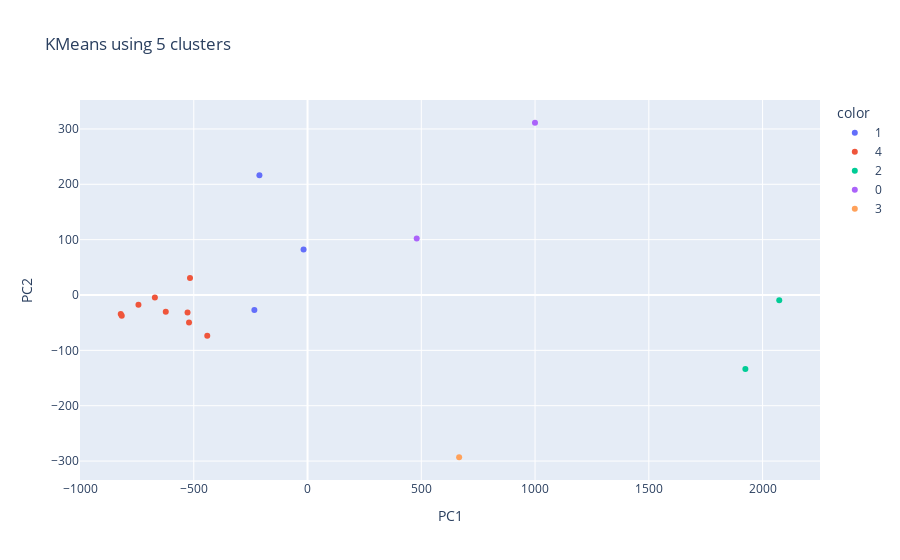

The notebook cell saved with this chart:
### Markdown cell above
* Os Números de 4 e 5 Clusters parecem ter resultados interessantes - vamos aplicar 5, por conveniência:

### Code cell
from sklearn.cluster import KMeans

kmeans = KMeans(5, init = 'random')
kmeans.fit(kmeans_df)
labels = [str(label) for label in kmeans.labels_]
fig = px.scatter(pca_df, x="PC1", y="PC2", color=labels, title='KMeans using {} clusters'.format(n_clusters))
fig.show()

### Figure 1 — Plotly figure (JSON) as saved in the notebook; plotly's stock layout.template omitted (floating-point values rounded to 4 significant figures)
{"data": [{"hovertemplate": "color=1<br>PC1=%{x}<br>PC2=%{y}<extra></extra>", "legendgroup": "1", "marker": {"color": "#636efa", "symbol": "circle"}, "mode": "markers", "name": "1", "orientation": "v", "showlegend": true, "type": "scatter", "x": [-211.6, -17.41, -233.8], "xaxis": "x", "y": [216.3, 82.04, -27.22], "yaxis": "y"}, {"hovertemplate": "color=4<br>PC1=%{x}<br>PC2=%{y}<extra></extra>", "legendgroup": "4", "marker": {"color": "#EF553B", "symbol": "circle"}, "mode": "markers", "name": "4", "orientation": "v", "showlegend": true, "type": "scatter", "x": [-816.5, -440.8, -743.2, -821.0, -520.9, -671.0, -516.6, -527.4, -623.1], "xaxis": "x", "y": [-37.64, -73.48, -17.65, -34.22, -49.85, -4.531, 30.92, -31.73, -30.12], "yaxis": "y"}, {"hovertemplate": "color=2<br>PC1=%{x}<br>PC2=%{y}<extra></extra>", "legendgroup": "2", "marker": {"color": "#00cc96", "symbol": "circle"}, "mode": "markers", "name": "2", "orientation": "v", "showlegend": true, "type": "scatter", "x": [2073.0, 1924.0], "xaxis": "x", "y": [-9.638, -133.5], "yaxis": "y"}, {"hovertemplate": "color=0<br>PC1=%{x}<br>PC2=%{y}<extra></extra>", "legendgroup": "0", "marker": {"color": "#ab63fa", "symbol": "circle"}, "mode": "markers", "name": "0", "orientation": "v", "showlegend": true, "type": "scatter", "x": [999.6, 479.8], "xaxis": "x", "y": [311.2, 102.2], "yaxis": "y"}, {"hovertemplate": "color=3<br>PC1=%{x}<br>PC2=%{y}<extra></extra>", "legendgroup": "3", "marker": {"color": "#FFA15A", "symbol": "circle"}, "mode": "markers", "name": "3", "orientation": "v", "showlegend": true, "type": "scatter", "x": [666.3], "xaxis": "x", "y": [-293.1], "yaxis": "y"}], "layout": {"autosize": true, "legend": {"title": {"text": "color"}, "tracegroupgap": 0}, "title": {"text": "KMeans using 5 clusters"}, "xaxis": {"anchor": "y", "autorange": true, "domain": [0, 1], "range": [-1002.0, 2255.0], "title": {"text": "PC1"}, "type": "linear"}, "yaxis": {"anchor": "x", "autorange": true, "domain": [0, 1], "range": [-337.4, 355.5], "title": {"text": "PC2"}, "type": "linear"}}}
